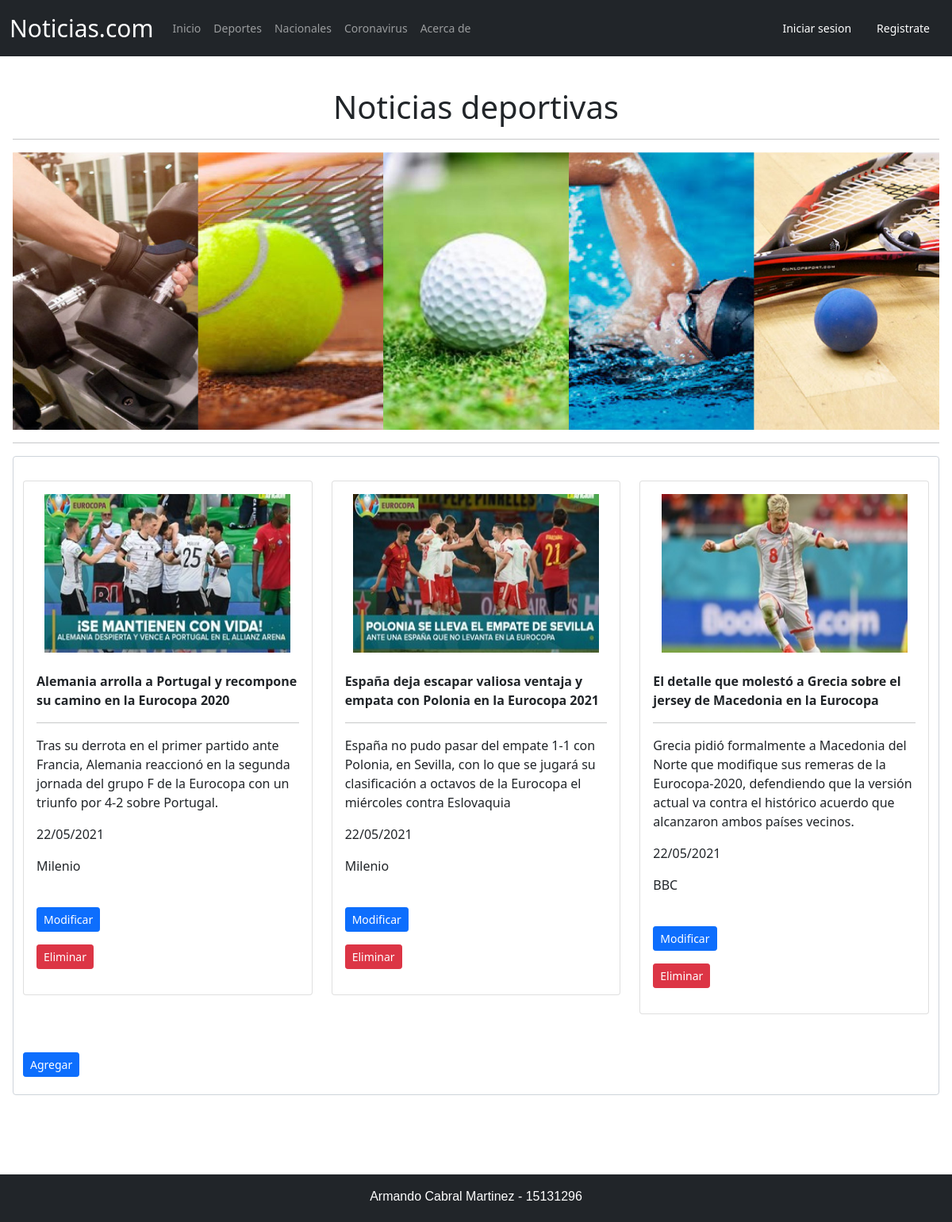
The app's page /accounts/deportes with its own data.
### noticias/models.py (models this page shows, shortened)
class deportes (models.Model):
	nombre = models.CharField(default = "",null=True,max_length = 200)
	descripcion = models.CharField(default = "",null=True,max_length = 200)
	fuente = models.CharField(default = "",null=True,max_length = 200)
	fecha = models.CharField(default = "",null=True,max_length = 200)
	imagen = models.ImageField(upload_to = "imagen" , null="True")

### noticias/views.py (the view)
# urls.py: path('deportes',DeportesPageView.as_view(),name = 'deportes'),
class DeportesPageView(ListView):
	model = deportes
	template_name = 'deportes.html'
	context_object_name = 'docs_list'

### noticias/templates/deportes.html
{% extends 'base.html' %}
{% block content %}
{% load static %}
<div class="p-3">
	<br>
	<center><h1>Noticias deportivas</h1><hr></center>
	<div class="row">
	<img src="{% static 'files/bannerDep.jpg' %}" height="350px"
	    	width="930px">
	</div><hr>
	<form class="form-control">
		<div class="row">
				{% for deportes in docs_list %}
				<div class=col-md-4>
                    <br>
                    <div class="card">
                    	<div class="card-body">
                    		<center><img src="{{ deportes.imagen.url }}" height="200" width="310"></center><br>
					        <strong><p>{{ deportes.nombre }}</p></strong><hr>
					        <p>{{ deportes.descripcion }}</p>
					        <p>{{ deportes.fecha }}</p>
					        <p>{{ deportes.fuente }}</p>
		                    <br>
					        <p><a  class= "btn btn-primary btn-sm" href="{% url 'modificarDep' deportes.id  %}">Modificar</a></p>
					        <p><a  class= "btn btn-danger btn-sm" href="{% url 'eliminarDep' deportes.id  %}">Eliminar</a></p>
                    	</div>
                    </div>
				</div>
	    		{% endfor %}
		</div><br><br>
			    		<p><a  class= "btn btn-primary btn-sm" href="{% url 'agregarDep' %}">Agregar</a></p>
	</form>
	<br><br><br>
</div>
{% endblock content %}

### noticias/templates/base.html (shortened to what this page needs)
{% load static %}
<!DOCTYPE html>
<html style="min-height: 100%;
  position: relative;">
<head>
	<link href="https://cdn.jsdelivr.net/npm/bootstrap@5.0.0-beta3/dist/css/bootstrap.min.css" rel="stylesheet">
	<link rel="stylesheet" type="text/css" href="{% static 'css/main.css' %}">
</head>
<header>
	<nav class="navbar navbar-expand-lg navbar-dark bg-dark">
	  <div class="container-fluid">
	    <a class="navbar-brand" href="{% url 'home' %}"  style="font-size: 30px;">Noticias.com</a>
	    <div class="collapse navbar-collapse" id="navbarNavAltMarkup">
	      <div class="navbar-nav">
	        <a class="nav-link " href="{% url 'home' %}">Inicio</a>
	        <a class="nav-link " href="{% url 'deportes' %}">Deportes</a>
	        <a class="nav-link " href="{% url 'nacionales' %}">Nacionales</a>
	        <a class="nav-link " href="{% url 'corona' %}">Coronavirus</a>
	        <a class="nav-link " href="{% url 'acerca' %}">Acerca de</a>
	      </div>
	  	</div>
	    {% if user.is_authenticated %}
	    <nav>
	    	<ul>
		        <li><a href="#" style="font-size: 15px; text-align: center;" >Bienvenido {{ user.username }}</a>
		            <ul>
		            	<li><a href="{% url 'change_password' %}">Cambiar Contrasena</a></li>
			            <li><a href="{% url 'logout' %}">Log out</a></li>
		        	</ul>
		        </li>
		    </ul>
		</nav>
	    {% else %}
	      <a class="nav-link active" aria-current="page" href="{% url 'login' %}"  style="color: #ffffff;">Iniciar sesion</a>
		  <a class="nav-link active" aria-current="page" href="{% url 'registrar' %}"  style="color: #ffffff;">Registrate</a>
	    {% endif %}
	</nav>
</header>
<body style="margin-bottom: 50;">
	{% block content %}
	{% endblock content %}
</body><br><br><br>
<footer class="bg-dark text-white footer" style="position: absolute; bottom: 0;
      width: 100%;
      height: 60px;">
	<p>Armando Cabral Martinez - 15131296</p>
</footer>
</html>

### static/css/main.css (style rules this page uses)
.footer { text-align: center; font-family: sans-serif; padding: 1em; position: absolute; bottom: 0; width: 100%; height: 40px; }
nav { align-content: center; }
nav a { box-sizing:border-box; font-size:0; text-decoration:none; color:inherit; font-size:14px; }

### records on screen
deportes: imagen (picture), nombre "Alemania arrolla a Portugal y recompone su camino en la Eurocopa 2020", descripcion "Tras su derrota en el primer partido ante Francia, Alemania reaccionó en la segunda jornada del grupo F de la Eurocopa con un triunfo por 4-2 sobre Portugal.", fecha "22/05/2021", fuente "Milenio"
deportes: imagen (picture), nombre "España deja escapar valiosa ventaja y empata con Polonia en la Eurocopa 2021", descripcion "España no pudo pasar del empate 1-1 con Polonia, en Sevilla, con lo que se jugará su clasificación a octavos de la Eurocopa el miércoles contra Eslovaquia", fecha "22/05/2021", fuente "Milenio"
deportes: imagen (picture), nombre "El detalle que molestó a Grecia sobre el jersey de Macedonia en la Eurocopa", descripcion "Grecia pidió formalmente a Macedonia del Norte que modifique sus remeras de la Eurocopa-2020, defendiendo que la versión actual va contra el histórico acuerdo que alcanzaron ambos países vecinos.", fecha "22/05/2021", fuente "BBC"
